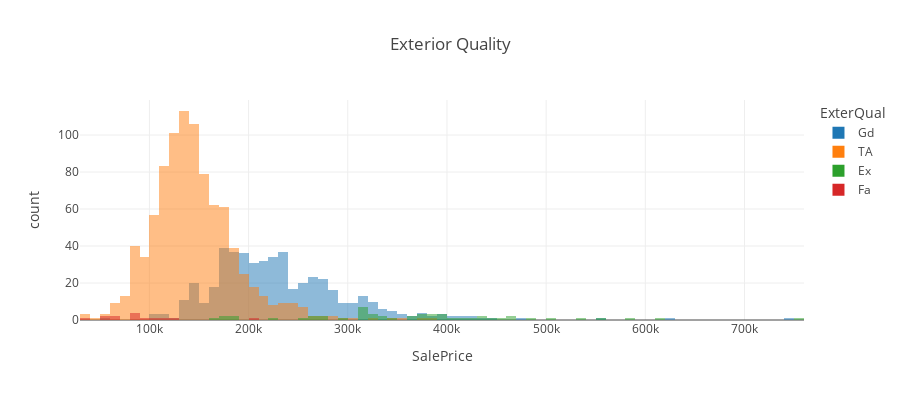

The notebook cell this image was saved under:
### Code cell
fig = px.histogram(df, x="SalePrice", color='ExterQual',barmode="overlay",title='Exterior Quality')
fig.update_layout(height=400)
fig.show()

fig = px.histogram(df, x="SalePrice", color='ExterCond',barmode="overlay",title="Exterior Condition")
fig.update_layout(height=400)
fig.show()

### Figure 1 — Plotly figure (JSON) as saved in the notebook; plotly's stock layout.template omitted (floating-point values rounded to 4 significant figures; data arrays with more than 128 entries replaced by an {"elided": "..."} marker saying what was removed)
{"data": [{"bingroup": "x", "hovertemplate": "ExterQual=Gd<br>SalePrice=%{x}<br>count=%{y}<extra></extra>", "legendgroup": "Gd", "marker": {"color": "#1F77B4", "opacity": 0.5, "pattern": {"shape": ""}}, "name": "Gd", "orientation": "v", "showlegend": true, "type": "histogram", "x": {"elided": "488 int values"}, "xaxis": "x", "yaxis": "y"}, {"bingroup": "x", "hovertemplate": "ExterQual=TA<br>SalePrice=%{x}<br>count=%{y}<extra></extra>", "legendgroup": "TA", "marker": {"color": "#FF7F0E", "opacity": 0.5, "pattern": {"shape": ""}}, "name": "TA", "orientation": "v", "showlegend": true, "type": "histogram", "x": {"elided": "906 int values"}, "xaxis": "x", "yaxis": "y"}, {"bingroup": "x", "hovertemplate": "ExterQual=Ex<br>SalePrice=%{x}<br>count=%{y}<extra></extra>", "legendgroup": "Ex", "marker": {"color": "#2CA02C", "opacity": 0.5, "pattern": {"shape": ""}}, "name": "Ex", "orientation": "v", "showlegend": true, "type": "histogram", "x": [345000, 277500, 319900, 438780, 185000, 501837, 311872, 386250, 318000, 415298, 266000, 437154, 318061, 426000, 222000, 555000, 380000, 402861, 184750, 446261, 315000, 253293, 325000, 451950, 314813, 274000, 370878, 755000, 361919, 320000, 299800, 538000, 485000, 582933, 385000, 611657, 176500, 320000, 178400, 395192, 337500, 335000, 392500, 367294, 465000, 378500, 160000, 466500, 377500, 394617, 310000, 266500], "xaxis": "x", "yaxis": "y"}, {"bingroup": "x", "hovertemplate": "ExterQual=Fa<br>SalePrice=%{x}<br>count=%{y}<extra></extra>", "legendgroup": "Fa", "marker": {"color": "#D62728", "opacity": 0.5, "pattern": {"shape": ""}}, "name": "Fa", "orientation": "v", "showlegend": true, "type": "histogram", "x": [110000, 85000, 82000, 61000, 39300, 200000, 60000, 55000, 55993, 93000, 81000, 122000, 82500, 105000], "xaxis": "x", "yaxis": "y"}], "layout": {"barmode": "overlay", "height": 400, "legend": {"title": {"text": "ExterQual"}, "tracegroupgap": 0}, "title": {"text": "Exterior Quality"}, "xaxis": {"anchor": "y", "domain": [0, 1], "title": {"text": "SalePrice"}}, "yaxis": {"anchor": "x", "domain": [0, 1], "title": {"text": "count"}}}}
